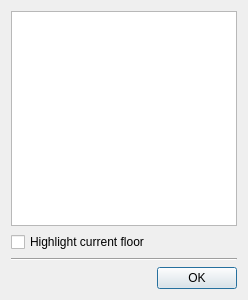
<?xml version="1.0" encoding="UTF-8"?>
<ui version="4.0">
 <class>BuildingFloorsDialog</class>
 <widget class="QDialog" name="BuildingFloorsDialog">
  <property name="geometry">
   <rect>
    <x>0</x>
    <y>0</y>
    <width>248</width>
    <height>300</height>
   </rect>
  </property>
  <property name="windowTitle">
   <string>Floors</string>
  </property>
  <layout class="QGridLayout" name="gridLayout">
   <item row="0" column="0" colspan="2">
    <widget class="QListWidget" name="floors"/>
   </item>
   <item row="1" column="0" colspan="2">
    <layout class="QHBoxLayout" name="toolbarLayout"/>
   </item>
   <item row="2" column="0" colspan="2">
    <widget class="QCheckBox" name="highlight">
     <property name="text">
      <string>Highlight current floor</string>
     </property>
    </widget>
   </item>
   <item row="4" column="0" colspan="2">
    <layout class="QHBoxLayout" name="undoRedoLayout">
     <item>
      <widget class="QDialogButtonBox" name="buttonBox">
       <property name="orientation">
        <enum>Qt::Horizontal</enum>
       </property>
       <property name="standardButtons">
        <set>QDialogButtonBox::Ok</set>
       </property>
      </widget>
     </item>
    </layout>
   </item>
   <item row="3" column="0" colspan="2">
    <widget class="Line" name="line">
     <property name="orientation">
      <enum>Qt::Horizontal</enum>
     </property>
    </widget>
   </item>
  </layout>
  <action name="actionMoveUp">
   <property name="icon">
    <iconset resource="../tiled.qrc">
     <normaloff>:/images/16x16/go-up.png</normaloff>:/images/16x16/go-up.png</iconset>
   </property>
   <property name="text">
    <string>Move Up</string>
   </property>
   <property name="toolTip">
    <string>Raise the selected floor</string>
   </property>
  </action>
  <action name="actionMoveDown">
   <property name="icon">
    <iconset resource="../tiled.qrc">
     <normaloff>:/images/16x16/go-down.png</normaloff>:/images/16x16/go-down.png</iconset>
   </property>
   <property name="text">
    <string>Move Down</string>
   </property>
   <property name="toolTip">
    <string>Lower the selected floor</string>
   </property>
  </action>
  <action name="actionRemove">
   <property name="icon">
    <iconset resource="../tiled.qrc">
     <normaloff>:/images/16x16/edit-delete.png</normaloff>:/images/16x16/edit-delete.png</iconset>
   </property>
   <property name="text">
    <string>Remove</string>
   </property>
   <property name="toolTip">
    <string>Remove the selected floor</string>
   </property>
  </action>
  <action name="actionDuplicate">
   <property name="icon">
    <iconset resource="../tiled.qrc">
     <normaloff>:/images/16x16/stock-duplicate-16.png</normaloff>:/images/16x16/stock-duplicate-16.png</iconset>
   </property>
   <property name="text">
    <string>Duplicate</string>
   </property>
   <property name="toolTip">
    <string>Duplicate the selected floor</string>
   </property>
  </action>
  <action name="actionAdd">
   <property name="icon">
    <iconset resource="../tiled.qrc">
     <normaloff>:/images/22x22/add.png</normaloff>:/images/22x22/add.png</iconset>
   </property>
   <property name="text">
    <string>Add</string>
   </property>
   <property name="toolTip">
    <string>Add a new floor</string>
   </property>
  </action>
 </widget>
 <resources>
  <include location="../tiled.qrc"/>
 </resources>
 <connections>
  <connection>
   <sender>buttonBox</sender>
   <signal>accepted()</signal>
   <receiver>BuildingFloorsDialog</receiver>
   <slot>accept()</slot>
   <hints>
    <hint type="sourcelabel">
     <x>248</x>
     <y>254</y>
    </hint>
    <hint type="destinationlabel">
     <x>157</x>
     <y>274</y>
    </hint>
   </hints>
  </connection>
  <connection>
   <sender>buttonBox</sender>
   <signal>rejected()</signal>
   <receiver>BuildingFloorsDialog</receiver>
   <slot>reject()</slot>
   <hints>
    <hint type="sourcelabel">
     <x>316</x>
     <y>260</y>
    </hint>
    <hint type="destinationlabel">
     <x>286</x>
     <y>274</y>
    </hint>
   </hints>
  </connection>
 </connections>
</ui>
